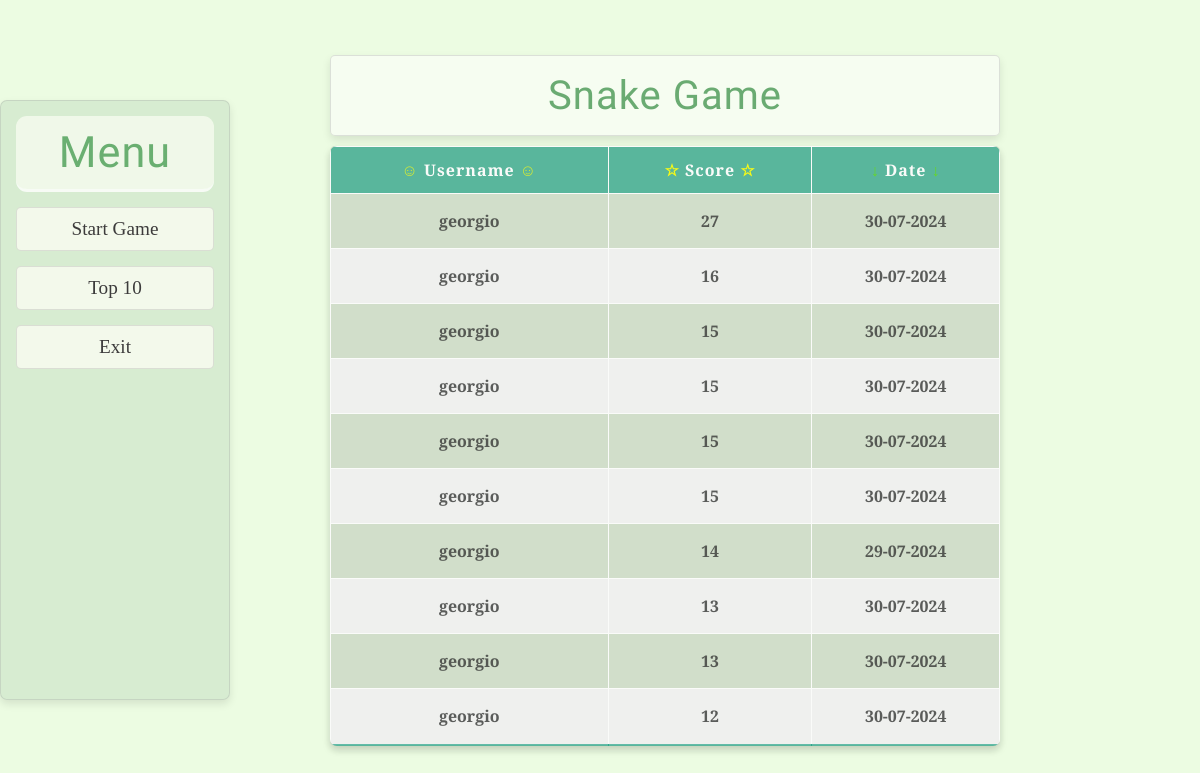
Page /score_board/ on the earlier database version.
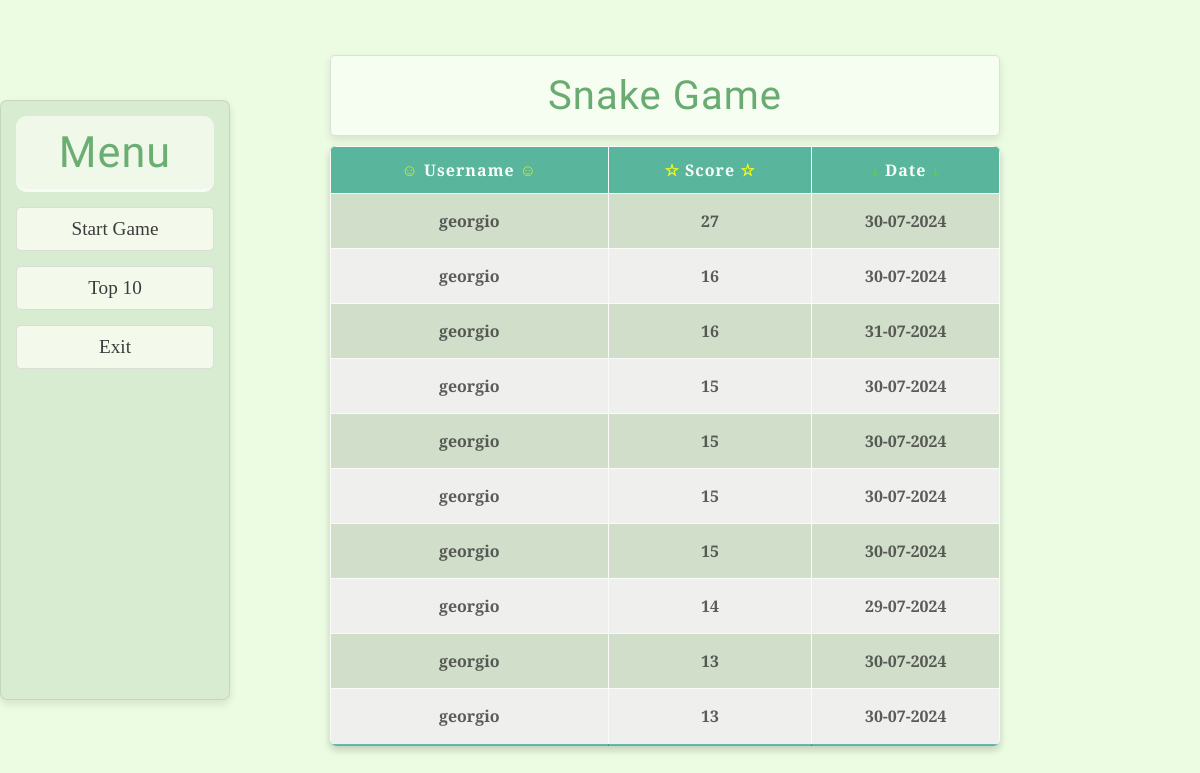
Same page on the later database version.
### game/models.py (models this page shows, shortened)
class Score(models.Model):
    username = models.CharField(max_length=100)
    score = models.IntegerField()
    timestamp = models.DateTimeField(auto_now_add=True)
    class Meta:
        ordering = ['-score']

### game/views.py (the view)
# urls.py: path('score_board/', score_board, name='score_board'),
def score_board(request):
    scores = Score.objects.all().order_by('-score')[:10]
    return render(request, 'score_board.html', {'scores': scores})

### game/templates/score_board.html (shortened to what this page needs)
{% extends 'base.html' %}
{% load static %}
{% block content %}
    <table class="score-table">
        <thead>
            <tr>
                <th><span class="username">&#9786;</span>  Username <span class="username">&#9786;</span></th>
                <th><span class="rating">&#9734;</span> Score <span class="rating">&#9734;</span></th>
                <th><span class="date">&darr;</span>  Date <span class="date"> &darr;</span></th>
            </tr>
        </thead>
        <tbody>
            {% for score in scores %}
                <tr>
                    <td>{{ score.username }}</td>
                    <td>{{ score.score }}</td>
                    <td>{{ score.timestamp| date:"d-m-Y"  }}</td>
                </tr>
            {% endfor %}
        </tbody>
    </table>
{% endblock %}

### game/templates/base.html (shortened to what this page needs)
<!DOCTYPE html>
<html>
<head>
    {% load static %}
    <link rel="stylesheet" type="text/css" href="{% static 'game/css/styles.css' %}">
</head>
<body>
    <div class="wrapper">
        <div class="sidebar">
            <h2>Menu</h2>
            <ul>
                <li><a href="{% url 'start_game' %}">Start Game</a></li>
                <li><a href="{% url 'score_board' %}">Top 10</a></li>
                <li><a href="{% url 'home' %}">Exit</a></li>
            </ul>
        </div>
        <div class="content">
            <header>
                <h1>Snake Game</h1>
            </header>
            <main>
                {% block content %}
                {% endblock %}
            </main>
        </div>
    </div>
</body>
</html>

### game/static/game/css/styles.css (style rules this page uses)
* { box-sizing: border-box; margin: 0; padding: 0; }
body { display: flex; justify-content: center; align-items: center; height: 100vh; margin: 0; background-color: #ccf7b05b; }
h2 { font-size: 2.7em; }
h1 { color: #2a8537af; font-size: 2.5em; }
h1, h2 { font-family: "Black Ops One", system-ui; font-weight: 400; font-style: normal; letter-spacing: 1px; }
.wrapper { display: flex; width: 100%; max-width: 1200px; }
.sidebar { width: 230px; background: rgba(189, 218, 189, 0.458); padding: 15px; margin-right: 100px; border: 1px solid rgba(156, 155, 155, 0.29); border-radius: 7px; }
.sidebar h2 { color: #2c8c39d2; text-align: center; opacity: 0.8; border-bottom: 3px solid rgb(255, 255, 255); padding: 11px; background-color: #f8fcf1f9; border-radius: 11px; }
.sidebar ul { list-style-type: none; padding: 0; }
.sidebar ul li { margin: 15px 0; }
.sidebar ul li a { color: #3c3b3b; text-decoration: none; display: block; padding: 10px; background: #f3f9eb; border-radius: 5px; font-family: "Cinzel", serif; font-optical-sizing: auto; font-weight: 400; font-size: 1.2em; font-style: normal; text-align: center; border: 1px solid rgba(156, 155, 155, 0.29); transition: all ease-in-out 0.3s; }
.content { width: 670px; height: 600px; border-radius: 10px; display: flex; flex-direction: column; align-items: center; justify-content: center; }
header, footer { width: 100%; padding: 1em; text-align: center; background-color: #fcfef9a4; border-radius: 5px; margin-bottom: 10px; border: 1px solid rgba(156, 155, 155, 0.29); }
main { display: flex; justify-content: center; align-items: center; width: 100%; height: 100%; background: #72727238; border-radius: 5px; position: relative; }
main, .sidebar, header, footer, #scoreBox { box-shadow: 0 4px 8px rgba(0, 0, 0, 0.1); }
.score-table { border-collapse: collapse; margin: 20px 0; font-size: 1em; text-align: center; width: 670px; height: 600px; font-family: "Cinzel", serif; font-optical-sizing: auto; font-weight: bold; color: rgba(43, 43, 43, 0.828); box-shadow: 0 4px 8px rgba(0, 0, 0, 0.1); opacity: 0.9; border-radius: 7px; overflow: hidden; }
.score-table thead tr { background-color: #00987aa2; color: #ffffff; text-align: center; font-weight: bold; letter-spacing: 1px; }
.score-table th, .score-table td { padding: 12px 15px; border: 1px solid #ffffff; }
.score-table tbody tr { border-bottom: 1px solid #ffffff; }
.score-table tbody tr:nth-of-type(even) { background-color: #f3f3f3; }
.score-table tbody tr:last-of-type { border-bottom: 2px solid #00987aa2; }
.rating { color: gold; }
.username { color: rgba(255, 255, 0, 0.772); }
.date { color: rgba(90, 220, 4, 0.863); }

Differences in the rows shown:
no longer on this page (row unchanged): Score: username "georgio", score "12", timestamp "30-07-2024"
added Score: username "georgio", score "16", timestamp "31-07-2024"
